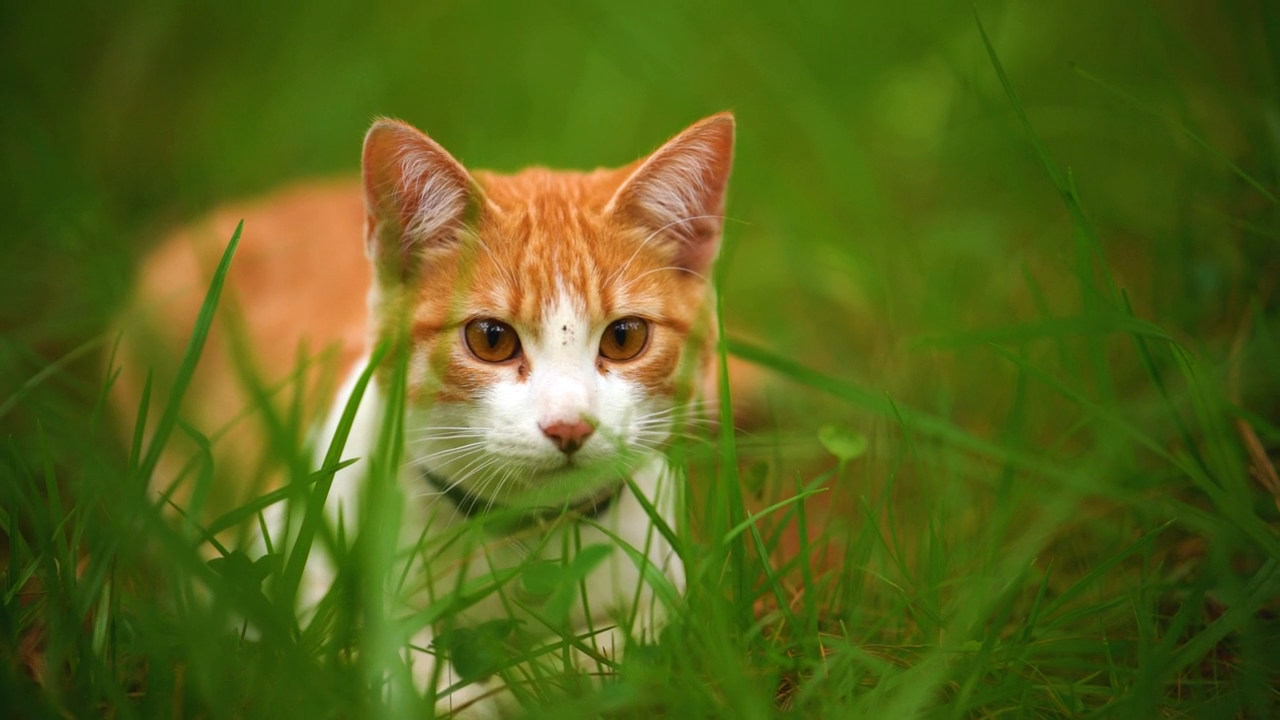
#> input picture frame 22 of Opencv视频处理/Videos/CatRun.mp4, 1280 x 720 px
$ python 04Cv2VideoSpotLightEffect.py
#> lines starting #> are read from the running program, lines starting #| are printed output that depends on the picture
"""
简单动态聚光灯效果
    1、apply_spotlights(frame, spotlights):
    这个函数用于在视频帧上应用多盏聚光灯效果。
    参数：
        frame：输入的视频帧，是一个 numpy 数组。
        spotlights：包含多盏聚光灯信息的列表。每个聚光灯由位置、颜色、移动角度和速度组成。
    返回值：
        处理后的视频帧，应用了聚光灯效果。

    2、main():
    这个函数是程序的主函数，用于读取输入视频并逐帧处理，添加聚光灯效果后写入输出视频。
    主要步骤：
        读取输入视频文件。
        初始化输出视频文件。
        创建并初始化多盏聚光灯的信息。
        逐帧读取输入视频，应用聚光灯效果并写入输出视频。
        更新每盏聚光灯的位置。
    函数调用：
    调用了apply_spotlights()函数来添加聚光灯效果。
"""

import cv2
import numpy as np
import random
import math


def apply_spotlights(frame, spotlights):
    """
    在视频帧上应用多盏聚光灯效果
    :param frame:
    :param spotlights:
    :return:
    """
    result_frame = frame.copy()

    # 在每一盏聚光灯上叠加光斑
    for spotlight in spotlights:
        spotlight_pos, spotlight_color, _, _ = spotlight  # 保留移动方向和速度，但在此不使用
        spotlight_mask = np.zeros_like(frame)
        cv2.ellipse(spotlight_mask, spotlight_pos, (150, 150), 0, 0, 360, spotlight_color, -1)
        result_frame = cv2.addWeighted(result_frame, 1, spotlight_mask, 0.5, 0)

    return result_frame


def main():
    video_path = "Videos/CatRun.mp4"
    output_path = "Videos/VideoSpotLightEffect.mp4"

    # 打开视频文件
    cap = cv2.VideoCapture(video_path)

    # 获取视频帧率和尺寸
    fps = cap.get(cv2.CAP_PROP_FPS)
    width = int(cap.get(cv2.CAP_PROP_FRAME_WIDTH))
    height = int(cap.get(cv2.CAP_PROP_FRAME_HEIGHT))

    # 创建 VideoWriter 对象
    fourcc = cv2.VideoWriter_fourcc(*'mp4v')
    out = cv2.VideoWriter(output_path, fourcc, fps, (width, height))

    # 初始化聚光灯列表，每一盏聚光灯由位置、颜色、移动角度和速度组成
    spotlights = []
    for _ in range(5):  # 创建5盏聚光灯
        spotlight_pos = (random.randint(0, width - 1), random.randint(0, height - 1))
        spotlight_color = (random.randint(0, 255), random.randint(0, 255), random.randint(0, 255))
        # 随机选择一个移动角度和速度
        angle = random.uniform(0, 2 * math.pi)
        speed = random.randint(3, 10)
        spotlights.append((spotlight_pos, spotlight_color, angle, speed))

    # 逐帧处理视频
    while cap.isOpened():
        ret, frame = cap.read()
#> frame is the input picture: shape (720, 1280, 3); mean B, G, R 25.6, 100.4, 87.5
        if not ret:
            break

        # 应用多盏聚光灯效果
        frame_with_spotlights = apply_spotlights(frame, spotlights)
#> the loop in apply_spotlights, `for spotlight in spotlights:` made 5 passes
#> pass 1, in apply_spotlights, `result_frame = cv2.addWeighted(result_frame, 1, spotlight_mask, 0.5, 0)`:
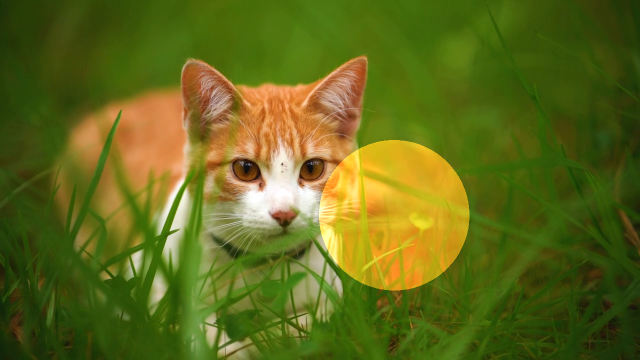
#> result_frame: shape (720, 1280, 3) (shown at 1/2 size); mean B, G, R 26.4, 105.5, 96.7
#> pass 3, in apply_spotlights, `result_frame = cv2.addWeighted(result_frame, 1, spotlight_mask, 0.5, 0)`:
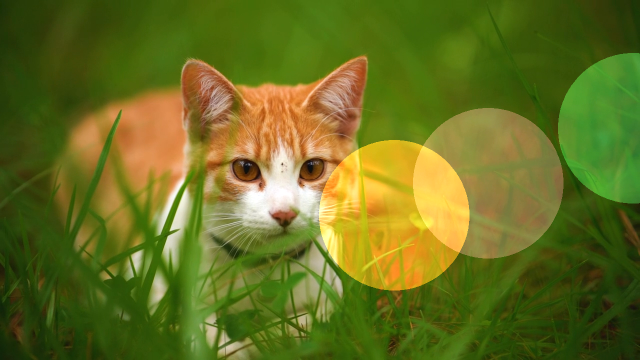
#> result_frame: shape (720, 1280, 3) (shown at 1/2 size); mean B, G, R 32.2, 111.6, 102.8
#> after the loop in apply_spotlights, `for spotlight in spotlights:`:
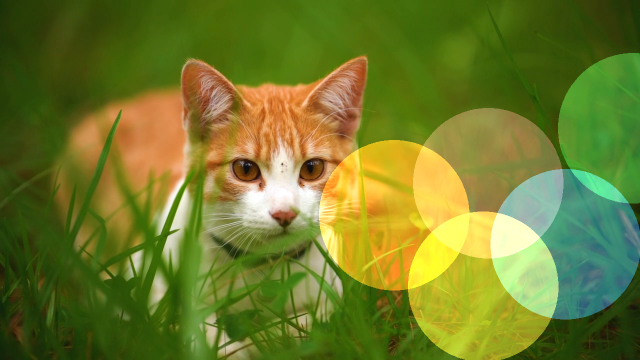
#> result_frame: shape (720, 1280, 3) (shown at 1/2 size); mean B, G, R 42.9, 123.3, 111.6
#> after the loop in apply_spotlights, `for spotlight in spotlights:`:
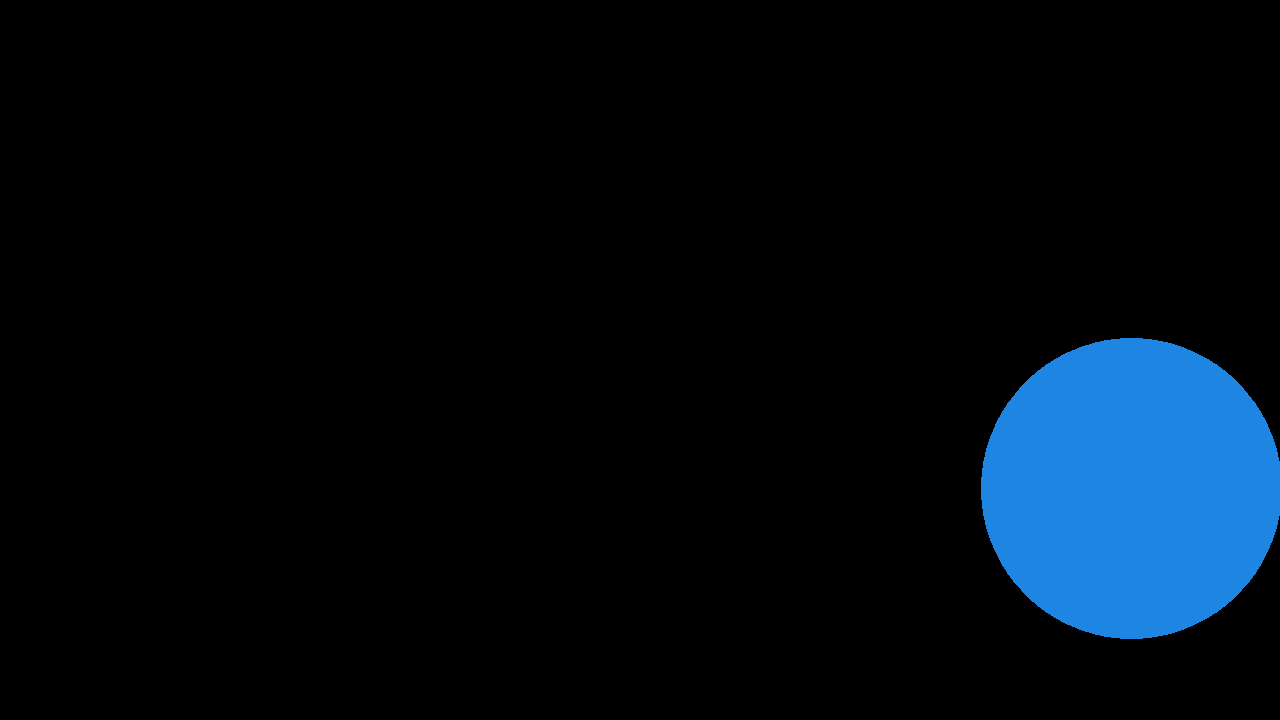
#> spotlight_mask: shape (720, 1280, 3); mean B, G, R 17.4, 10.2, 2.4

        # 写入输出视频
        out.write(frame_with_spotlights)

        # 更新每一盏聚光灯的位置
        for i in range(len(spotlights)):
            # 获取当前聚光灯的位置、颜色、移动角度和速度
            spotlight_pos, spotlight_color, angle, speed = spotlights[i]
            # 根据移动角度和速度更新聚光灯位置
            dx = int(speed * math.cos(angle))
            dy = int(speed * math.sin(angle))
            new_x = min(max(0, spotlight_pos[0] + dx), width - 1)
            new_y = min(max(0, spotlight_pos[1] + dy), height - 1)
            # 如果聚光灯到达视频边缘，随机选择一个新的移动角度和速度
            if new_x in [0, width - 1] or new_y in [0, height - 1]:
                angle = random.uniform(0, 2 * math.pi)
                speed = random.randint(3, 10)
            # 更新聚光灯列表中的聚光灯信息
            spotlights[i] = ((new_x, new_y), spotlight_color, angle, speed)

    # 释放资源
    cap.release()
    out.release()
    cv2.destroyAllWindows()


if __name__ == "__main__":
    main()

$ run again, starting later in the video
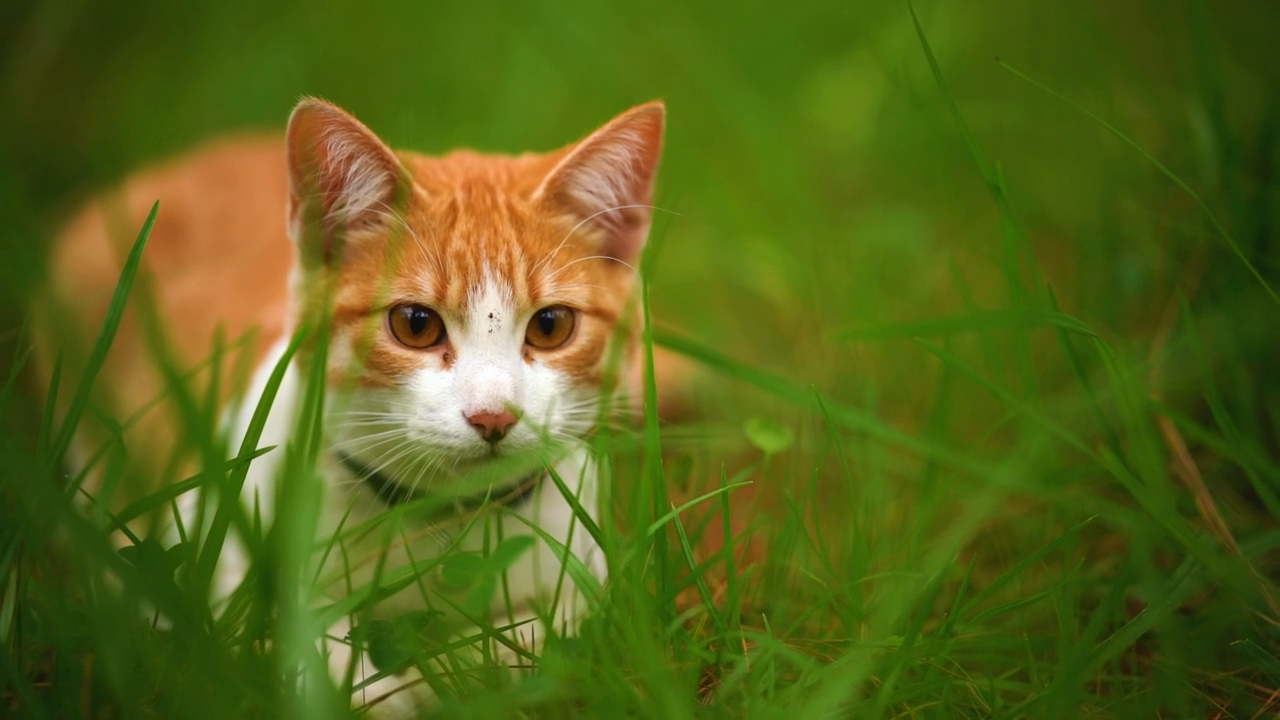
#> input picture frame 100 of Opencv视频处理/Videos/CatRun.mp4, 1280 x 720 px
#> in main, frame is the input picture: shape (720, 1280, 3); mean B, G, R 25, 99.9, 87.2
#> the loop in apply_spotlights, `for spotlight in spotlights:` made 5 passes
#> pass 1, in apply_spotlights, `result_frame = cv2.addWeighted(result_frame, 1, spotlight_mask, 0.5, 0)`:
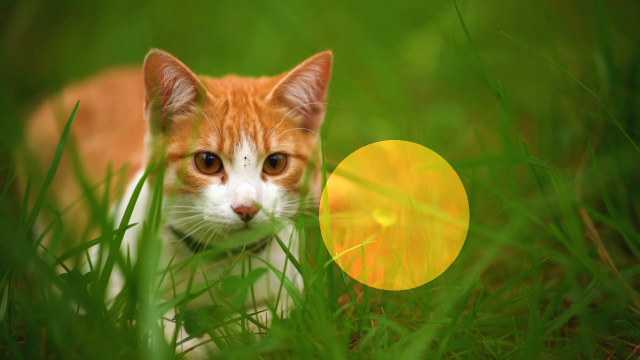
#> result_frame: shape (720, 1280, 3) (shown at 1/2 size); mean B, G, R 25.8, 105, 96.7
#> after the loop in apply_spotlights, `for spotlight in spotlights:`:
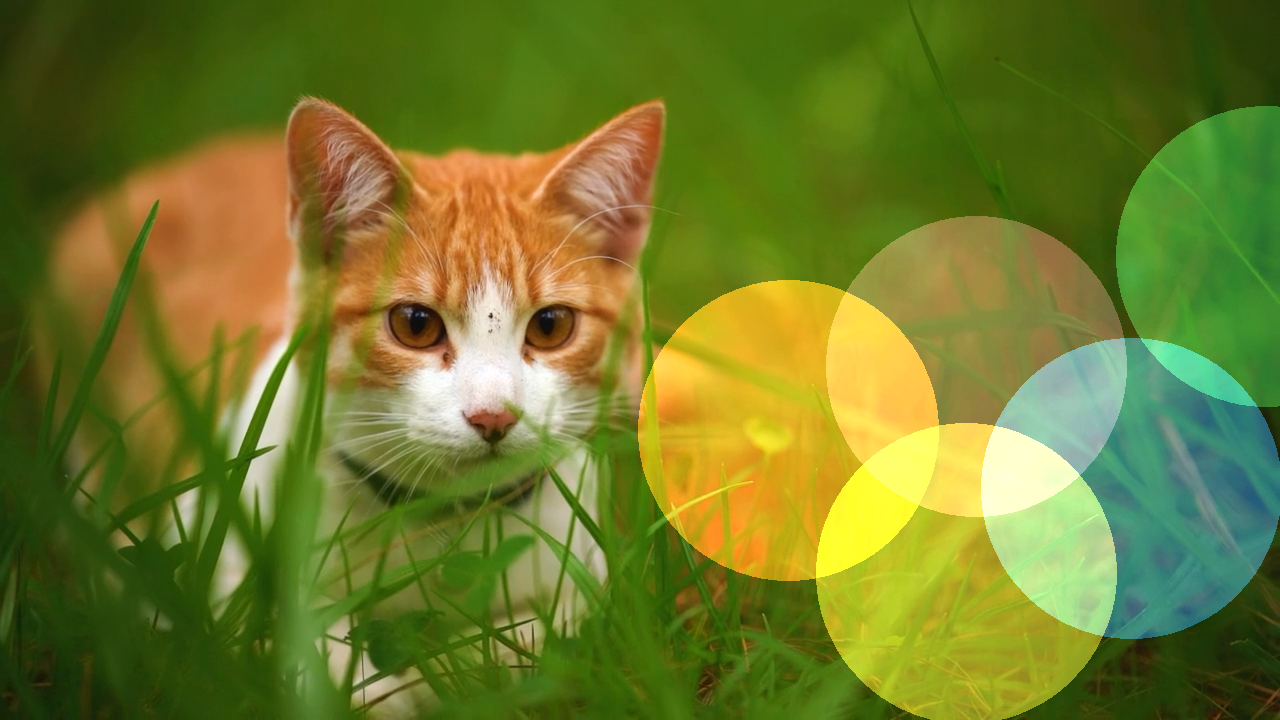
#> result_frame: shape (720, 1280, 3); mean B, G, R 42.4, 122.8, 111.7

$ run again, starting later in the video
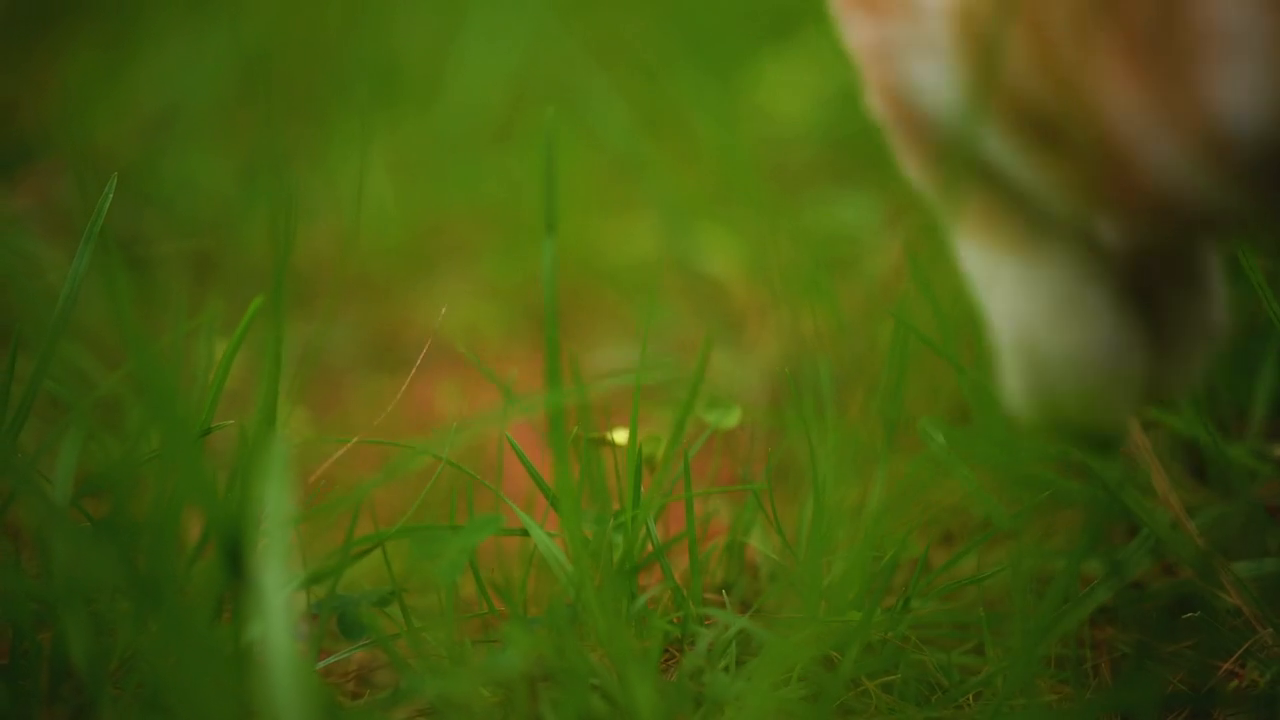
#> input picture frame 178 of Opencv视频处理/Videos/CatRun.mp4, 1280 x 720 px
#> in main, frame is the input picture: shape (720, 1280, 3); mean B, G, R 15.7, 90, 72.6
#> the loop in apply_spotlights, `for spotlight in spotlights:` made 5 passes
#> pass 1, in apply_spotlights, `result_frame = cv2.addWeighted(result_frame, 1, spotlight_mask, 0.5, 0)`:
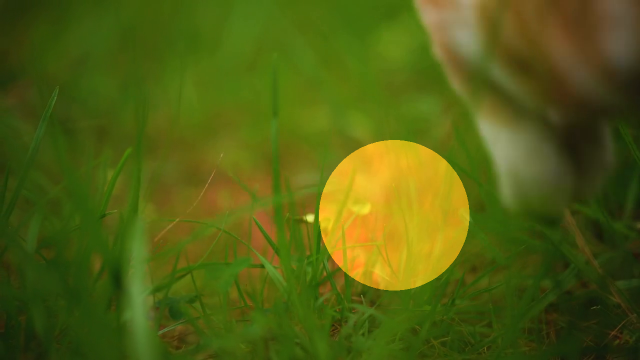
#> result_frame: shape (720, 1280, 3) (shown at 1/2 size); mean B, G, R 16.4, 95.1, 82.2
#> after the loop in apply_spotlights, `for spotlight in spotlights:`:
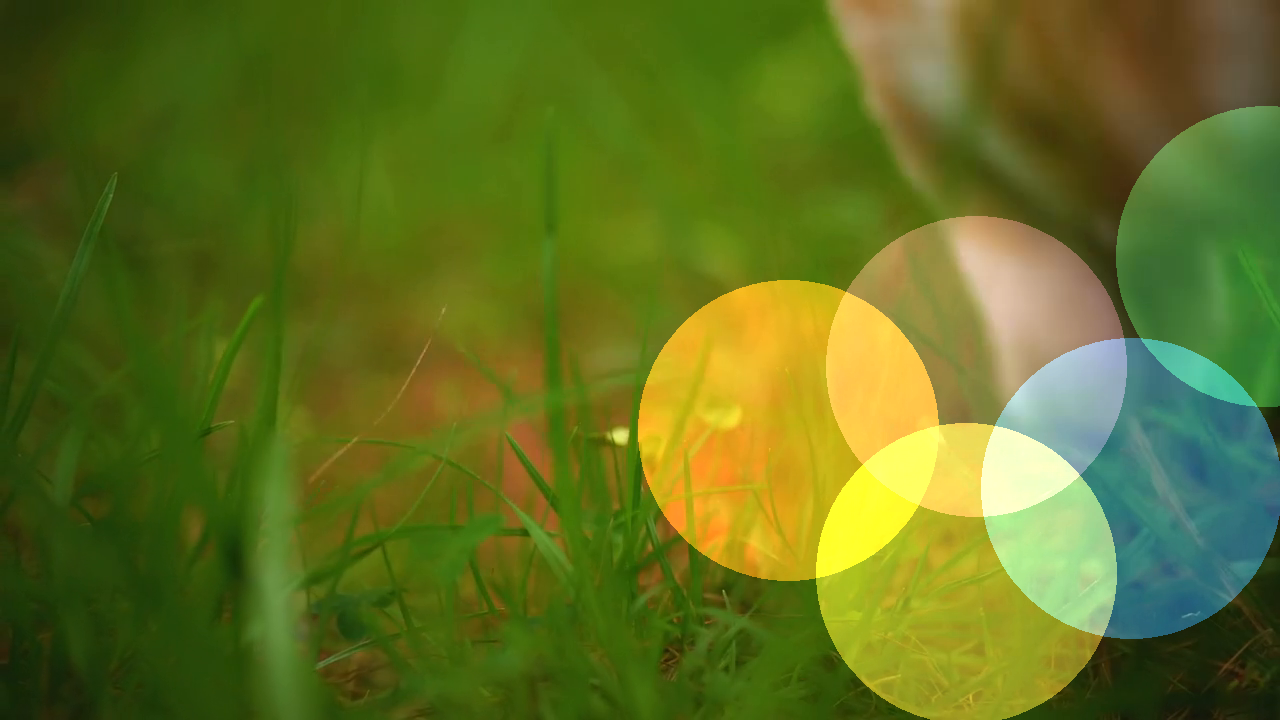
#> result_frame: shape (720, 1280, 3); mean B, G, R 33, 113, 97.4
